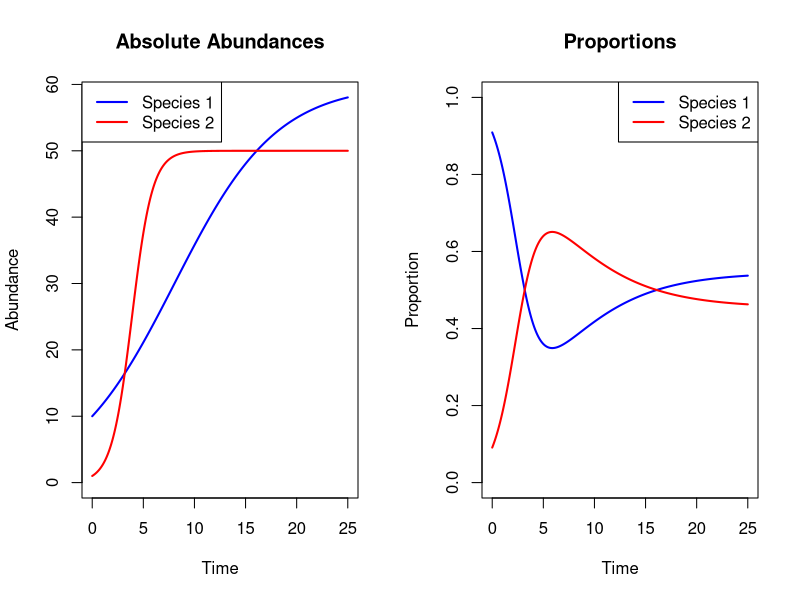

The R script that drew this image:
# Load required package
library(deSolve)

# Define logistic growth model for two species
logistic_model <- function(t, state, parameters) {
  with(as.list(c(state, parameters)), {
    dx1 <- x1 * (r1 - a1 * x1)
    dx2 <- x2 * (r2 - a2 * x2)
    list(c(dx1, dx2))
  })
}

# Parameters
r1 = 0.2  # Growth rate of species 1 (lower)
r2 = 1  # Growth rate of species 2 (higher)
K1 = 60   # Carrying capacity of species 1 (higher)
K2 = 50     # Carrying capacity of species 2 (lower)

# Compute a_i = r_i / K_i
parameters <- c(r1 = r1,
                r2 = r2,
                a1 = r1/K1,
                a2 = r2/K2)

# Initial conditions
state <- c(x1 = 10, x2 = 1)

# Time points
times <- seq(0, 25, by = 0.05)

# Run the simulation
out <- ode(y = state, times = times, func = logistic_model, parms = parameters)
out_df <- as.data.frame(out)

# Compute proportions
out_df$prop1 <- out_df$x1 / (out_df$x1 + out_df$x2)
out_df$prop2 <- out_df$x2 / (out_df$x1 + out_df$x2)

# Set up side-by-side plots
par(mfrow = c(1, 2))

# Plot 1: Absolute abundances
plot(out_df$time, out_df$x1, type = "l", col = "blue", ylim = c(0, max(out_df$x1, out_df$x2)),
     ylab = "Abundance", xlab = "Time", lwd = 2, main = "Absolute Abundances")
lines(out_df$time, out_df$x2, col = "red", lwd = 2)
legend("topleft", legend = c("Species 1", "Species 2"), col = c("blue", "red"), lwd = 2)

# Plot 2: Proportions
plot(out_df$time, out_df$prop1, type = "l", col = "blue", ylim = c(0, 1),
     ylab = "Proportion", xlab = "Time", lwd = 2, main = "Proportions")
lines(out_df$time, out_df$prop2, col = "red", lwd = 2)
legend("topright", legend = c("Species 1", "Species 2"), col = c("blue", "red"), lwd = 2)

# Save time points and absolute abundances to CSV
write.csv(out_df[, c("time", "x1", "x2")], file = "logistic_2_spp.csv", row.names = FALSE)
